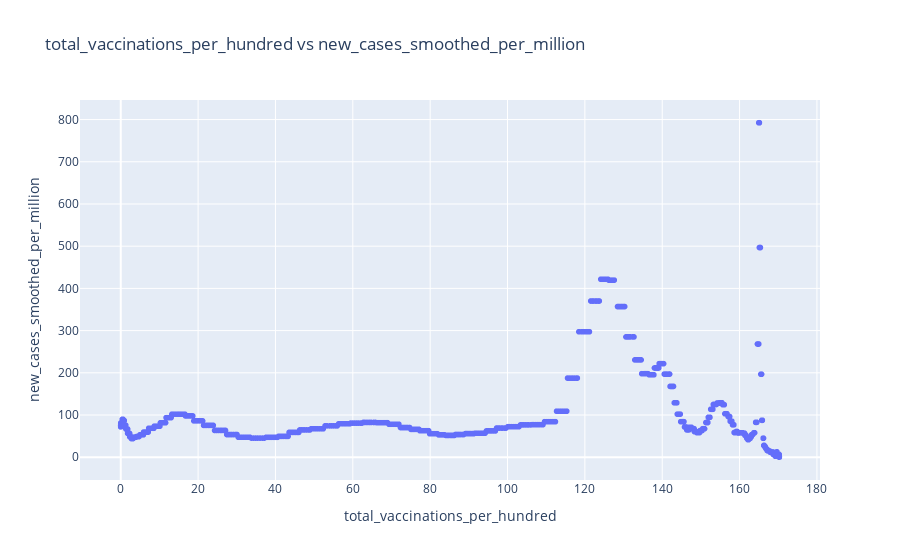

The code cell stored with this chart in its notebook:
### Markdown cell above
### Nieuwe gevallen  

Verder zouden we graag willen weten hoe de vaccinatiegraad de hoeveelheid corona gevallen beïnvloed.

### Code cell
fig = px.scatter(conv_data, 'total_vaccinations_per_hundred','new_cases_smoothed_per_million', title='total_vaccinations_per_hundred vs new_cases_smoothed_per_million')
fig.show()

### Figure 1 — Plotly figure (JSON) as saved in the notebook; plotly's stock layout.template omitted (floating-point values rounded to 4 significant figures; data arrays with more than 128 entries replaced by an {"elided": "..."} marker saying what was removed)
{"data": [{"hovertemplate": "total_vaccinations_per_hundred=%{x}<br>new_cases_smoothed_per_million=%{y}<extra></extra>", "legendgroup": "", "marker": {"color": "#636efa", "symbol": "circle"}, "mode": "markers", "name": "", "showlegend": false, "type": "scattergl", "x": {"elided": "1618 float values"}, "xaxis": "x", "y": {"elided": "1618 float values"}, "yaxis": "y"}], "layout": {"legend": {"tracegroupgap": 0}, "title": {"text": "total_vaccinations_per_hundred vs new_cases_smoothed_per_million"}, "xaxis": {"anchor": "y", "domain": [0, 1], "title": {"text": "total_vaccinations_per_hundred"}}, "yaxis": {"anchor": "x", "domain": [0, 1], "title": {"text": "new_cases_smoothed_per_million"}}}}
